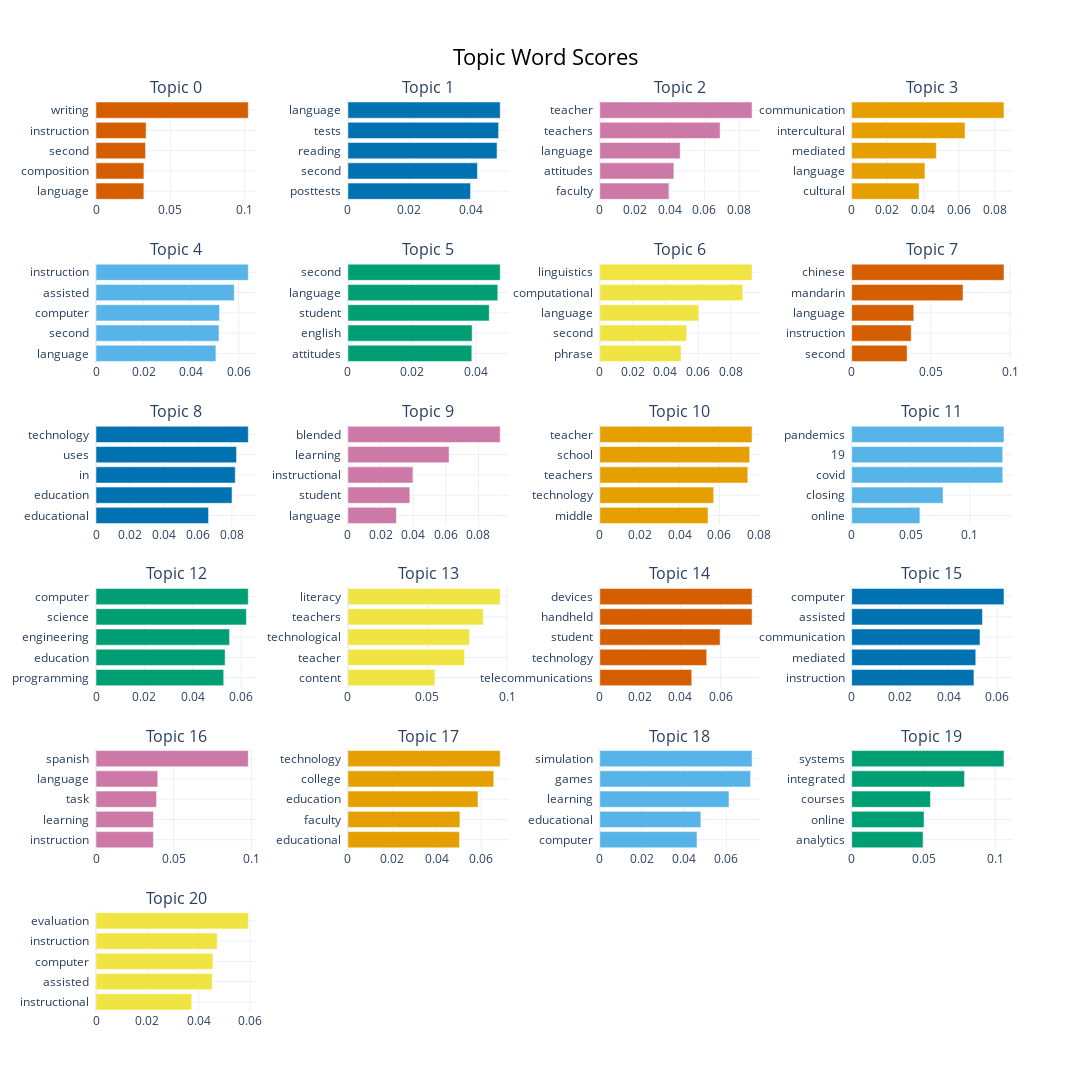

Here is the notebook cell this chart was saved with:
### Code cell
topics_to_include = list(range(0, 21))
model.visualize_barchart(topics= topics_to_include, width=300)

### Figure 1 — Plotly figure (JSON) as saved in the notebook; plotly's stock layout.template omitted (floating-point values rounded to 4 significant figures)
{"data": [{"marker": {"color": "#D55E00"}, "orientation": "h", "type": "bar", "x": [0.0322, 0.03223, 0.0333, 0.03369, 0.1024], "xaxis": "x", "y": ["language  ", "composition  ", "second  ", "instruction  ", "writing  "], "yaxis": "y"}, {"marker": {"color": "#0072B2"}, "orientation": "h", "type": "bar", "x": [0.03986, 0.04213, 0.0485, 0.04901, 0.04952], "xaxis": "x2", "y": ["posttests  ", "second  ", "reading  ", "tests  ", "language  "], "yaxis": "y2"}, {"marker": {"color": "#CC79A7"}, "orientation": "h", "type": "bar", "x": [0.03966, 0.0425, 0.04614, 0.06902, 0.08736], "xaxis": "x3", "y": ["faculty  ", "attitudes  ", "language  ", "teachers  ", "teacher  "], "yaxis": "y3"}, {"marker": {"color": "#E69F00"}, "orientation": "h", "type": "bar", "x": [0.03766, 0.04092, 0.04729, 0.06334, 0.0851], "xaxis": "x4", "y": ["cultural  ", "language  ", "mediated  ", "intercultural  ", "communication  "], "yaxis": "y4"}, {"marker": {"color": "#56B4E9"}, "orientation": "h", "type": "bar", "x": [0.05044, 0.05171, 0.05197, 0.05815, 0.06405], "xaxis": "x5", "y": ["language  ", "second  ", "computer  ", "assisted  ", "instruction  "], "yaxis": "y5"}, {"marker": {"color": "#009E73"}, "orientation": "h", "type": "bar", "x": [0.03866, 0.03876, 0.0441, 0.04676, 0.04751], "xaxis": "x6", "y": ["attitudes  ", "english  ", "student  ", "language  ", "second  "], "yaxis": "y6"}, {"marker": {"color": "#F0E442"}, "orientation": "h", "type": "bar", "x": [0.04955, 0.05299, 0.06035, 0.08721, 0.09284], "xaxis": "x7", "y": ["phrase  ", "second  ", "language  ", "computational  ", "linguistics  "], "yaxis": "y7"}, {"marker": {"color": "#D55E00"}, "orientation": "h", "type": "bar", "x": [0.03497, 0.03757, 0.03919, 0.07027, 0.09614], "xaxis": "x8", "y": ["second  ", "instruction  ", "language  ", "mandarin  ", "chinese  "], "yaxis": "y8"}, {"marker": {"color": "#0072B2"}, "orientation": "h", "type": "bar", "x": [0.06629, 0.08013, 0.08201, 0.08279, 0.0897], "xaxis": "x9", "y": ["educational  ", "education  ", "in  ", "uses  ", "technology  "], "yaxis": "y9"}, {"marker": {"color": "#CC79A7"}, "orientation": "h", "type": "bar", "x": [0.02973, 0.03795, 0.03983, 0.06198, 0.0933], "xaxis": "x10", "y": ["language  ", "student  ", "instructional  ", "learning  ", "blended  "], "yaxis": "y10"}, {"marker": {"color": "#E69F00"}, "orientation": "h", "type": "bar", "x": [0.05428, 0.05713, 0.07425, 0.07518, 0.07639], "xaxis": "x11", "y": ["middle  ", "technology  ", "teachers  ", "school  ", "teacher  "], "yaxis": "y11"}, {"marker": {"color": "#56B4E9"}, "orientation": "h", "type": "bar", "x": [0.05774, 0.07736, 0.1278, 0.1278, 0.1289], "xaxis": "x12", "y": ["online  ", "closing  ", "covid  ", "19  ", "pandemics  "], "yaxis": "y12"}, {"marker": {"color": "#009E73"}, "orientation": "h", "type": "bar", "x": [0.05279, 0.05337, 0.05521, 0.06217, 0.06295], "xaxis": "x13", "y": ["programming  ", "education  ", "engineering  ", "science  ", "computer  "], "yaxis": "y13"}, {"marker": {"color": "#F0E442"}, "orientation": "h", "type": "bar", "x": [0.05471, 0.07332, 0.07642, 0.08505, 0.09568], "xaxis": "x14", "y": ["content  ", "teacher  ", "technological  ", "teachers  ", "literacy  "], "yaxis": "y14"}, {"marker": {"color": "#D55E00"}, "orientation": "h", "type": "bar", "x": [0.04561, 0.05302, 0.05967, 0.07553, 0.07553], "xaxis": "x15", "y": ["telecommunications  ", "technology  ", "student  ", "handheld  ", "devices  "], "yaxis": "y15"}, {"marker": {"color": "#0072B2"}, "orientation": "h", "type": "bar", "x": [0.05041, 0.05117, 0.0529, 0.05393, 0.06279], "xaxis": "x16", "y": ["instruction  ", "mediated  ", "communication  ", "assisted  ", "computer  "], "yaxis": "y16"}, {"marker": {"color": "#CC79A7"}, "orientation": "h", "type": "bar", "x": [0.03694, 0.037, 0.03896, 0.03974, 0.09797], "xaxis": "x17", "y": ["instruction  ", "learning  ", "task  ", "language  ", "spanish  "], "yaxis": "y17"}, {"marker": {"color": "#E69F00"}, "orientation": "h", "type": "bar", "x": [0.05022, 0.05039, 0.05854, 0.06565, 0.06854], "xaxis": "x18", "y": ["educational  ", "faculty  ", "education  ", "college  ", "technology  "], "yaxis": "y18"}, {"marker": {"color": "#56B4E9"}, "orientation": "h", "type": "bar", "x": [0.04609, 0.04793, 0.06126, 0.07152, 0.07223], "xaxis": "x19", "y": ["computer  ", "educational  ", "learning  ", "games  ", "simulation  "], "yaxis": "y19"}, {"marker": {"color": "#009E73"}, "orientation": "h", "type": "bar", "x": [0.04969, 0.05038, 0.05486, 0.07857, 0.106], "xaxis": "x20", "y": ["analytics  ", "online  ", "courses  ", "integrated  ", "systems  "], "yaxis": "y20"}, {"marker": {"color": "#F0E442"}, "orientation": "h", "type": "bar", "x": [0.03728, 0.04529, 0.04555, 0.04722, 0.05931], "xaxis": "x21", "y": ["instructional  ", "assisted  ", "computer  ", "instruction  ", "evaluation  "], "yaxis": "y21"}], "layout": {"annotations": [{"font": {"size": 16}, "showarrow": false, "text": "Topic 0", "x": 0.0875, "xanchor": "center", "xref": "paper", "y": 1, "yanchor": "bottom", "yref": "paper"}, {"font": {"size": 16}, "showarrow": false, "text": "Topic 1", "x": 0.3625, "xanchor": "center", "xref": "paper", "y": 1, "yanchor": "bottom", "yref": "paper"}, {"font": {"size": 16}, "showarrow": false, "text": "Topic 2", "x": 0.6375, "xanchor": "center", "xref": "paper", "y": 1, "yanchor": "bottom", "yref": "paper"}, {"font": {"size": 16}, "showarrow": false, "text": "Topic 3", "x": 0.9125, "xanchor": "center", "xref": "paper", "y": 1, "yanchor": "bottom", "yref": "paper"}, {"font": {"size": 16}, "showarrow": false, "text": "Topic 4", "x": 0.0875, "xanchor": "center", "xref": "paper", "y": 0.8222, "yanchor": "bottom", "yref": "paper"}, {"font": {"size": 16}, "showarrow": false, "text": "Topic 5", "x": 0.3625, "xanchor": "center", "xref": "paper", "y": 0.8222, "yanchor": "bottom", "yref": "paper"}, {"font": {"size": 16}, "showarrow": false, "text": "Topic 6", "x": 0.6375, "xanchor": "center", "xref": "paper", "y": 0.8222, "yanchor": "bottom", "yref": "paper"}, {"font": {"size": 16}, "showarrow": false, "text": "Topic 7", "x": 0.9125, "xanchor": "center", "xref": "paper", "y": 0.8222, "yanchor": "bottom", "yref": "paper"}, {"font": {"size": 16}, "showarrow": false, "text": "Topic 8", "x": 0.0875, "xanchor": "center", "xref": "paper", "y": 0.6444, "yanchor": "bottom", "yref": "paper"}, {"font": {"size": 16}, "showarrow": false, "text": "Topic 9", "x": 0.3625, "xanchor": "center", "xref": "paper", "y": 0.6444, "yanchor": "bottom", "yref": "paper"}, {"font": {"size": 16}, "showarrow": false, "text": "Topic 10", "x": 0.6375, "xanchor": "center", "xref": "paper", "y": 0.6444, "yanchor": "bottom", "yref": "paper"}, {"font": {"size": 16}, "showarrow": false, "text": "Topic 11", "x": 0.9125, "xanchor": "center", "xref": "paper", "y": 0.6444, "yanchor": "bottom", "yref": "paper"}, {"font": {"size": 16}, "showarrow": false, "text": "Topic 12", "x": 0.0875, "xanchor": "center", "xref": "paper", "y": 0.4667, "yanchor": "bottom", "yref": "paper"}, {"font": {"size": 16}, "showarrow": false, "text": "Topic 13", "x": 0.3625, "xanchor": "center", "xref": "paper", "y": 0.4667, "yanchor": "bottom", "yref": "paper"}, {"font": {"size": 16}, "showarrow": false, "text": "Topic 14", "x": 0.6375, "xanchor": "center", "xref": "paper", "y": 0.4667, "yanchor": "bottom", "yref": "paper"}, {"font": {"size": 16}, "showarrow": false, "text": "Topic 15", "x": 0.9125, "xanchor": "center", "xref": "paper", "y": 0.4667, "yanchor": "bottom", "yref": "paper"}, {"font": {"size": 16}, "showarrow": false, "text": "Topic 16", "x": 0.0875, "xanchor": "center", "xref": "paper", "y": 0.2889, "yanchor": "bottom", "yref": "paper"}, {"font": {"size": 16}, "showarrow": false, "text": "Topic 17", "x": 0.3625, "xanchor": "center", "xref": "paper", "y": 0.2889, "yanchor": "bottom", "yref": "paper"}, {"font": {"size": 16}, "showarrow": false, "text": "Topic 18", "x": 0.6375, "xanchor": "center", "xref": "paper", "y": 0.2889, "yanchor": "bottom", "yref": "paper"}, {"font": {"size": 16}, "showarrow": false, "text": "Topic 19", "x": 0.9125, "xanchor": "center", "xref": "paper", "y": 0.2889, "yanchor": "bottom", "yref": "paper"}, {"font": {"size": 16}, "showarrow": false, "text": "Topic 20", "x": 0.0875, "xanchor": "center", "xref": "paper", "y": 0.1111, "yanchor": "bottom", "yref": "paper"}], "height": 1500, "hoverlabel": {"bgcolor": "white", "font": {"family": "Rockwell", "size": 16}}, "showlegend": false, "title": {"font": {"color": "Black", "size": 22}, "text": "Topic Word Scores", "x": 0.5, "xanchor": "center", "yanchor": "top"}, "width": 1200, "xaxis": {"anchor": "y", "domain": [0, 0.175], "showgrid": true}, "xaxis10": {"anchor": "y10", "domain": [0.275, 0.45], "showgrid": true}, "xaxis11": {"anchor": "y11", "domain": [0.55, 0.725], "showgrid": true}, "xaxis12": {"anchor": "y12", "domain": [0.825, 1], "showgrid": true}, "xaxis13": {"anchor": "y13", "domain": [0, 0.175], "showgrid": true}, "xaxis14": {"anchor": "y14", "domain": [0.275, 0.45], "showgrid": true}, "xaxis15": {"anchor": "y15", "domain": [0.55, 0.725], "showgrid": true}, "xaxis16": {"anchor": "y16", "domain": [0.825, 1], "showgrid": true}, "xaxis17": {"anchor": "y17", "domain": [0, 0.175], "showgrid": true}, "xaxis18": {"anchor": "y18", "domain": [0.275, 0.45], "showgrid": true}, "xaxis19": {"anchor": "y19", "domain": [0.55, 0.725], "showgrid": true}, "xaxis2": {"anchor": "y2", "domain": [0.275, 0.45], "showgrid": true}, "xaxis20": {"anchor": "y20", "domain": [0.825, 1], "showgrid": true}, "xaxis21": {"anchor": "y21", "domain": [0, 0.175], "showgrid": true}, "xaxis22": {"anchor": "y22", "domain": [0.275, 0.45], "showgrid": true}, "xaxis23": {"anchor": "y23", "domain": [0.55, 0.725], "showgrid": true}, "xaxis24": {"anchor": "y24", "domain": [0.825, 1], "showgrid": true}, "xaxis3": {"anchor": "y3", "domain": [0.55, 0.725], "showgrid": true}, "xaxis4": {"anchor": "y4", "domain": [0.825, 1], "showgrid": true}, "xaxis5": {"anchor": "y5", "domain": [0, 0.175], "showgrid": true}, "xaxis6": {"anchor": "y6", "domain": [0.275, 0.45], "showgrid": true}, "xaxis7": {"anchor": "y7", "domain": [0.55, 0.725], "showgrid": true}, "xaxis8": {"anchor": "y8", "domain": [0.825, 1], "showgrid": true}, "xaxis9": {"anchor": "y9", "domain": [0, 0.175], "showgrid": true}, "yaxis": {"anchor": "x", "domain": [0.8889, 1], "showgrid": true}, "yaxis10": {"anchor": "x10", "domain": [0.5333, 0.6444], "showgrid": true}, "yaxis11": {"anchor": "x11", "domain": [0.5333, 0.6444], "showgrid": true}, "yaxis12": {"anchor": "x12", "domain": [0.5333, 0.6444], "showgrid": true}, "yaxis13": {"anchor": "x13", "domain": [0.3556, 0.4667], "showgrid": true}, "yaxis14": {"anchor": "x14", "domain": [0.3556, 0.4667], "showgrid": true}, "yaxis15": {"anchor": "x15", "domain": [0.3556, 0.4667], "showgrid": true}, "yaxis16": {"anchor": "x16", "domain": [0.3556, 0.4667], "showgrid": true}, "yaxis17": {"anchor": "x17", "domain": [0.1778, 0.2889], "showgrid": true}, "yaxis18": {"anchor": "x18", "domain": [0.1778, 0.2889], "showgrid": true}, "yaxis19": {"anchor": "x19", "domain": [0.1778, 0.2889], "showgrid": true}, "yaxis2": {"anchor": "x2", "domain": [0.8889, 1], "showgrid": true}, "yaxis20": {"anchor": "x20", "domain": [0.1778, 0.2889], "showgrid": true}, "yaxis21": {"anchor": "x21", "domain": [0, 0.1111], "showgrid": true}, "yaxis22": {"anchor": "x22", "domain": [0, 0.1111], "showgrid": true}, "yaxis23": {"anchor": "x23", "domain": [0, 0.1111], "showgrid": true}, "yaxis24": {"anchor": "x24", "domain": [0, 0.1111], "showgrid": true}, "yaxis3": {"anchor": "x3", "domain": [0.8889, 1], "showgrid": true}, "yaxis4": {"anchor": "x4", "domain": [0.8889, 1], "showgrid": true}, "yaxis5": {"anchor": "x5", "domain": [0.7111, 0.8222], "showgrid": true}, "yaxis6": {"anchor": "x6", "domain": [0.7111, 0.8222], "showgrid": true}, "yaxis7": {"anchor": "x7", "domain": [0.7111, 0.8222], "showgrid": true}, "yaxis8": {"anchor": "x8", "domain": [0.7111, 0.8222], "showgrid": true}, "yaxis9": {"anchor": "x9", "domain": [0.5333, 0.6444], "showgrid": true}}}
